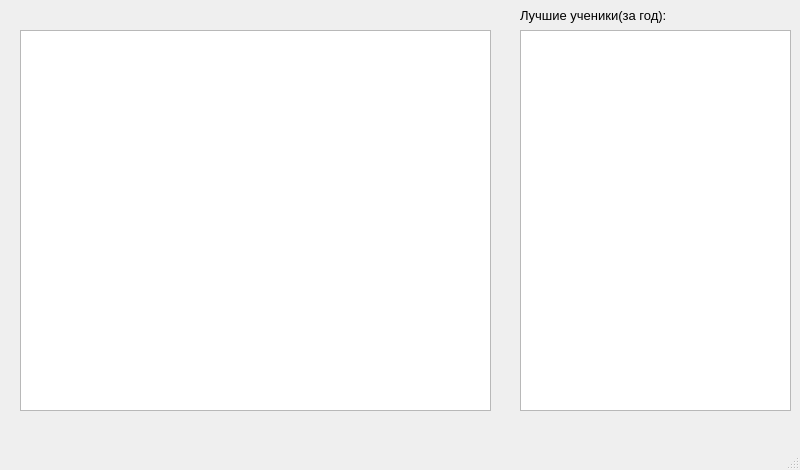
<?xml version="1.0" encoding="UTF-8"?>
<ui version="4.0">
 <class>MainWindow</class>
 <widget class="QMainWindow" name="MainWindow">
  <property name="geometry">
   <rect>
    <x>0</x>
    <y>0</y>
    <width>800</width>
    <height>470</height>
   </rect>
  </property>
  <property name="font">
   <font>
    <weight>50</weight>
    <italic>false</italic>
    <bold>false</bold>
   </font>
  </property>
  <property name="windowTitle">
   <string>MainWindow</string>
  </property>
  <widget class="QWidget" name="centralwidget">
   <widget class="QTableWidget" name="tableWidget">
    <property name="geometry">
     <rect>
      <x>20</x>
      <y>30</y>
      <width>471</width>
      <height>381</height>
     </rect>
    </property>
   </widget>
   <widget class="QListWidget" name="listWidget">
    <property name="geometry">
     <rect>
      <x>520</x>
      <y>30</y>
      <width>271</width>
      <height>381</height>
     </rect>
    </property>
   </widget>
   <widget class="QLabel" name="label">
    <property name="geometry">
     <rect>
      <x>520</x>
      <y>0</y>
      <width>251</width>
      <height>31</height>
     </rect>
    </property>
    <property name="font">
     <font>
      <pointsize>10</pointsize>
      <weight>50</weight>
      <italic>false</italic>
      <bold>false</bold>
     </font>
    </property>
    <property name="text">
     <string>Лучшие ученики(за год):</string>
    </property>
   </widget>
   <widget class="QLabel" name="result_label">
    <property name="geometry">
     <rect>
      <x>20</x>
      <y>0</y>
      <width>471</width>
      <height>31</height>
     </rect>
    </property>
    <property name="text">
     <string/>
    </property>
   </widget>
   <widget class="QLabel" name="label_2">
    <property name="geometry">
     <rect>
      <x>20</x>
      <y>0</y>
      <width>471</width>
      <height>31</height>
     </rect>
    </property>
    <property name="text">
     <string/>
    </property>
   </widget>
  </widget>
  <widget class="QMenuBar" name="menubar">
   <property name="geometry">
    <rect>
     <x>0</x>
     <y>0</y>
     <width>800</width>
     <height>21</height>
    </rect>
   </property>
   <property name="nativeMenuBar">
    <bool>true</bool>
   </property>
  </widget>
  <widget class="QStatusBar" name="statusbar"/>
 </widget>
 <resources/>
 <connections/>
</ui>
